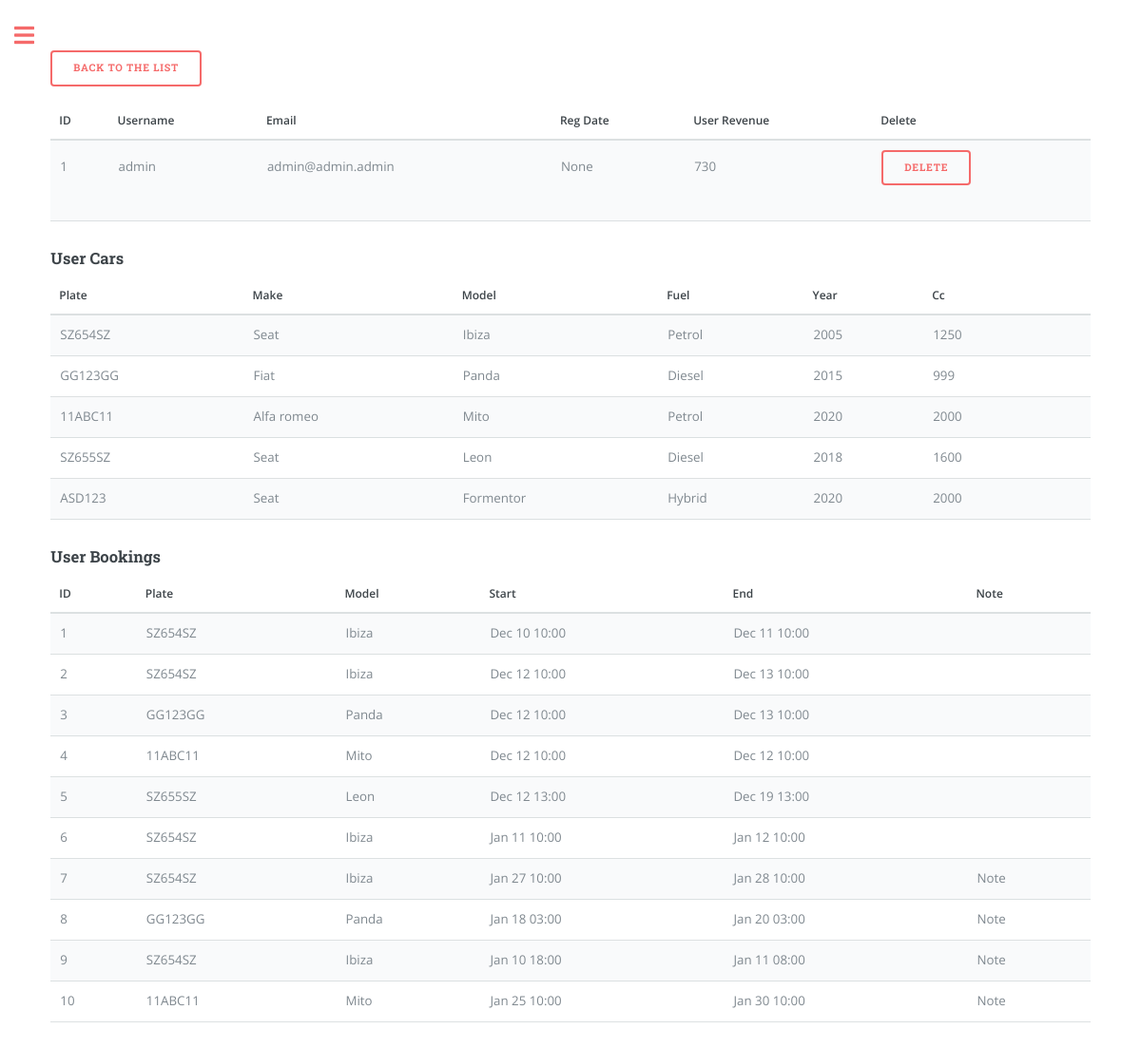
The page /user/admin (signed in) on the database as committed earlier.
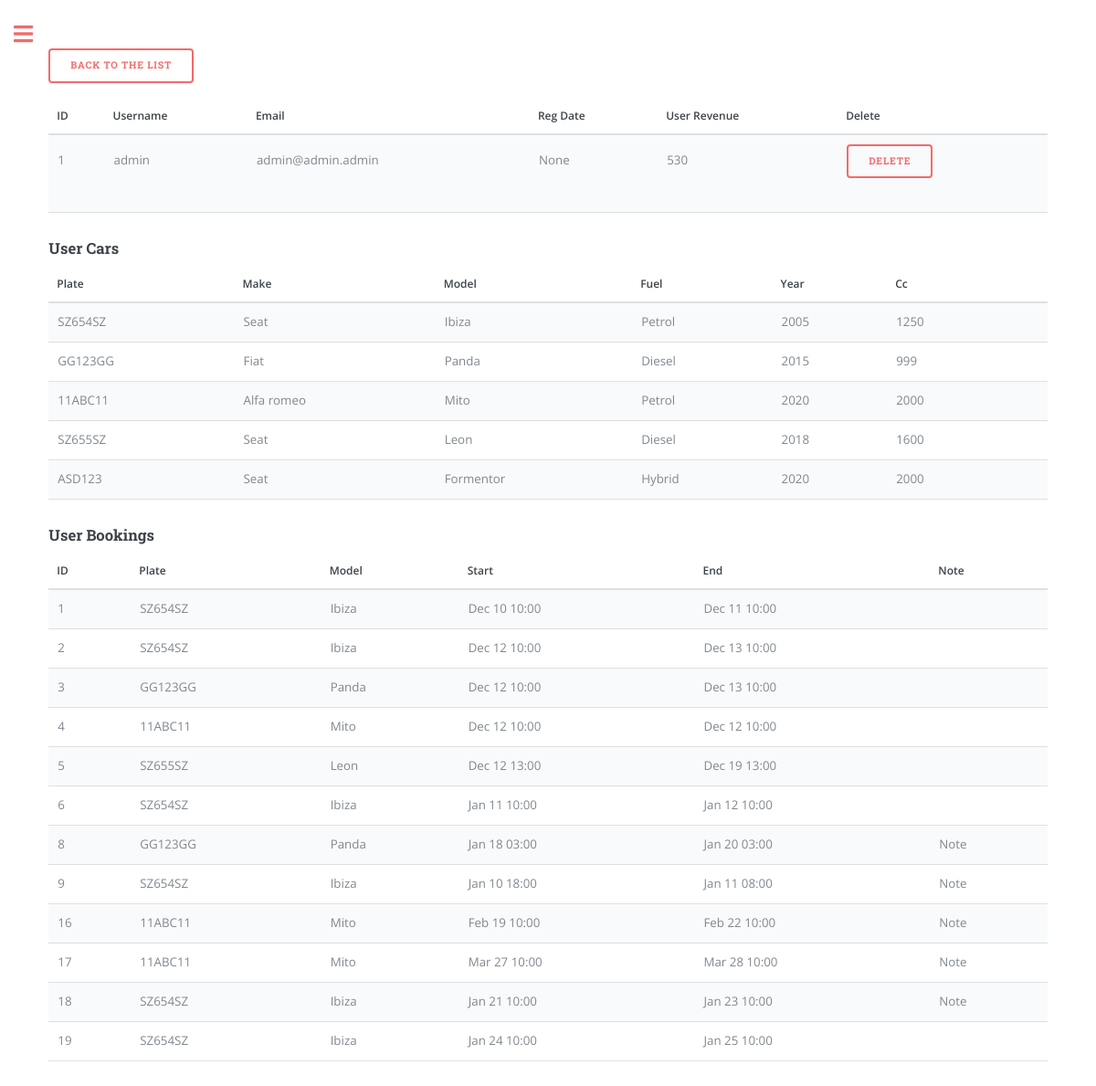
The same page on the database as committed later.
### app/models.py (models this page shows, shortened)
class Booking(db.Model):
    id = db.Column(db.Integer, primary_key=True)
    start_datetime = db.Column(db.DateTime, nullable=False)
    end_datetime = db.Column(db.DateTime, nullable=False)
    car_plate = db.Column(db.String(8), db.ForeignKey('car.plate'), nullable=False)
    user_id = db.Column(db.Integer, db.ForeignKey('user.id'), nullable=False)
    note = db.Column(db.String(160))
    money = db.Column(db.Integer, default=0, index=True)
    car = db.relationship('Car', backref='bookings', lazy=True)
    contact_id = db.Column(db.Integer, db.ForeignKey('contacts.id', name='booking_contacts_id'), nullable=True)

class Car(db.Model):
    plate = db.Column(db.String(8), primary_key=True, index=True, unique=True)
    make = db.Column(db.String(15), index=True)
    model = db.Column(db.String(15), index=True)
    fuel = db.Column(db.String(8), index=True)
    year = db.Column(db.Integer, index=True)
    cc = db.Column(db.Integer, index=True)
    user_id = db.Column(db.Integer, db.ForeignKey('user.id'))
    days = db.Column(db.Integer, default=0, index=True)
    money = db.Column(db.Integer, default=0, index=True)
    car_cost = db.Column(db.Integer, default=0, index=True)
    insurance_cost = db.Column(db.Float, default=0, index=True)
    insurance_expiry_date = db.Column(db.DateTime)
    mot_cost = db.Column(db.Float, default=0, index=True)
    mot_expiry_date = db.Column(db.DateTime)
    road_tax_cost = db.Column(db.Float, default=0, index=True)
    road_tax_expiry_date = db.Column(db.DateTime)

### app/routes.py (the view, shortened to what this page needs)
@app.route('/user/<username>', methods=['GET', 'POST'])
@login_required
def user(username):
    if current_user.username == 'admin' and current_user.role == 'admin':
        user = User.query.filter_by(username=username).one()
        cars = Car.query.filter_by(user_id=user.id)
        bookings = Booking.query.filter_by(user_id=user.id)
        return render_template('user.html', page='users_page', user=user, cars=cars, bookings=bookings)
    else:
        return render_template('404.html')

### app/models.py (called while the page is built)
@login.user_loader
def load_user(id):
    return User.query.get(int(id))

    def formatted_registration_date(self):
        if self.registration_date:
            return self.registration_date.strftime('%Y-%m-%d')
        elif self.registration_date == None:
            return None
        else:
            return "N/A"

    def user_revenue(self):
        total_revenue = 0
        for booking in Booking.query.filter_by(user_id=self.id).all():
            total_revenue += booking.money
        return total_revenue

### app/templates/user.html (shortened to what this page needs)
{% extends "index.html" %}
{% block content %}
<form action="{{ url_for('users_list') }}" method="get">
    <button type="submit">Back to the list</button>
</form>
<table>
    <thead>
        <tr>
            <th>ID</th>
            <th>Username</th>
            <th>Email</th>
            <th>Reg Date</th>
            <th>User Revenue</th>
            <th>Delete</th>
        </tr>
    </thead>
    <tbody>
            <tr>
                <td>{{ user.id }}</td>
                <td>{{ user.username }}</td>
                <td>{{ user.email }}</td>
                <td>{{ user.formatted_registration_date() }}</td>
                <td>{{ user.user_revenue() }}</td>
                <td>
                    <form action="{{ url_for('user', username=user.username) }}" method="POST" onsubmit="return confirm('Are you sure you want to delete this account? All cars and bookings related to it will be deleted');">
                        <button type="submit" class="btn btn-danger">Delete</button>
                    </form>
                </td>
            </tr>
    </tbody>
</table>
<h3>User Cars</h3>
<table class="table" id="carTable">
    <thead>
      <tr>
        <th>Plate</th>
        <th>Make</th>
        <th>Model</th>
        <th>Fuel</th>
        <th>Year</th>
        <th>Cc</th>
      </tr>
    </thead>
    <tbody>
      {% for car in cars %}
      <tr>
          <td te">{{ car.plate }}</td>
          <td e">{{ car.make }}</td>
          <td el">{{ car.model }}</td>
          <td l">{{ car.fuel }}</td>
          <td r">{{ car.year }}</td>
          <td >{{ car.cc }}</td>
        <td>
      </tr>
      {% endfor %}
  </tbody>
</table>
<h3>User Bookings</h3>
<table class="table" id="bookingTable">
    <thead>
      <tr>
        <th>ID</th>
        <th>Plate</th>
        <th>Model</th>
        <th>Start</th>
        <th>End</th>
        <th>Note</th>
      </tr>
    </thead>
    <tbody>
      {% for booking in bookings %}
      <tr>
          <td >{{ booking.id }}</td>
          <td>{{ booking.car.plate }}</td>
          <td>{{ booking.car.model }}</td>
          <td>{{ booking.start_datetime.strftime("%b %d %H:%M") }}</td>
          <td>{{ booking.end_datetime.strftime("%b %d %H:%M") }}</td>
          <td>
            {% if booking.note %}
            <span class="note-tooltip">
                Note
            </span>
        {% endif %}
          </td>
      </tr>
      {% endfor %}
  </tbody>
</table>
{% endblock %}

Rows that differ between the two databases and show on the page:
removed Booking: id "7", car.plate "SZ654SZ", car.model "Ibiza", start_datetime "Jan 27 10:00", end_datetime "Jan 28 10:00"
removed Booking: id "10", car.plate "11ABC11", car.model "Mito", start_datetime "Jan 25 10:00", end_datetime "Jan 30 10:00"
computed for Booking "Dec 10 10:00": user_revenue "730" → "530"
added Booking: id "16", car.plate "11ABC11", car.model "Mito", start_datetime "Feb 19 10:00", end_datetime "Feb 22 10:00"
added Booking: id "17", car.plate "11ABC11", car.model "Mito", start_datetime "Mar 27 10:00", end_datetime "Mar 28 10:00"
added Booking: id "18", car.plate "SZ654SZ", car.model "Ibiza", start_datetime "Jan 21 10:00", end_datetime "Jan 23 10:00"
added Booking: id "19", car.plate "SZ654SZ", car.model "Ibiza", start_datetime "Jan 24 10:00", end_datetime "Jan 25 10:00"
